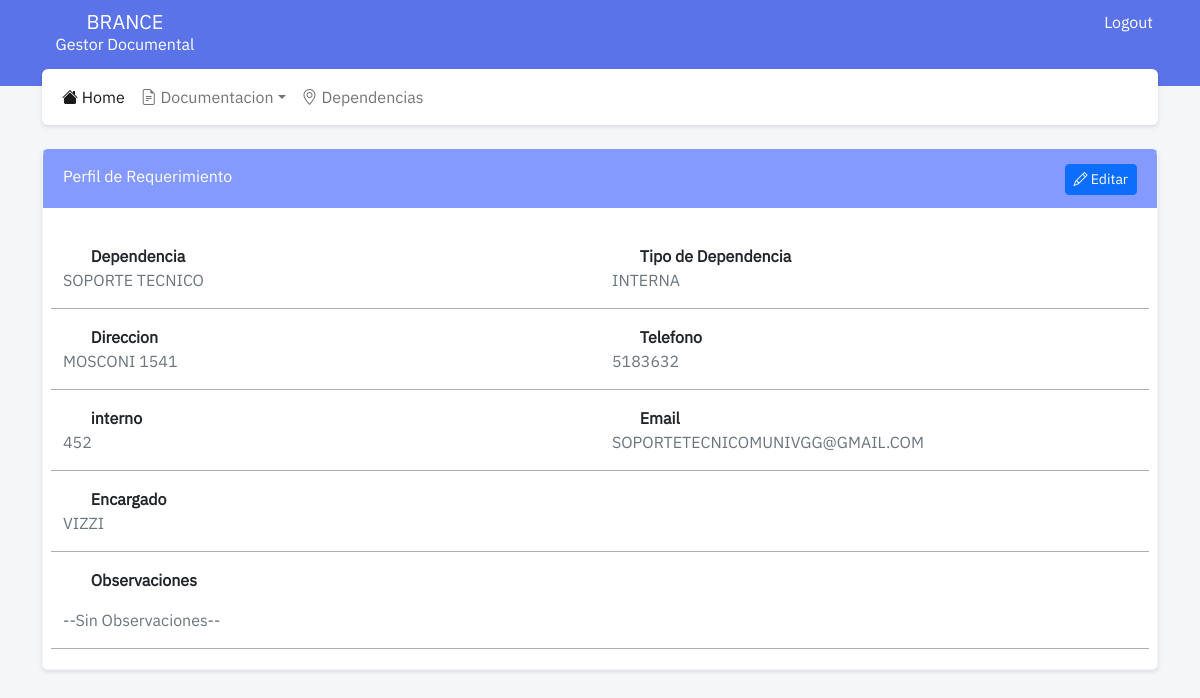
The app's page /dependencias/show/1 (signed in) with its own data.
### dependencias/models.py (models this page shows, shortened)
class Dependencia(models.Model):
    nombre = models.CharField("nombre", max_length = 100)
    direccion = models.CharField("Direccion", max_length=100, blank=True)
    telefono = models.CharField("Telefono", max_length=50, blank=True)
    interno = models.IntegerField("Interno", blank=True)
    email = models.EmailField("Email", max_length=254, blank=True)
    encargado = models.CharField("Encargado", max_length=50, blank=True)
    observaciones = models.TextField("Observaciones", blank=True)
    tipo = models.ForeignKey(TipoDependencia, related_name="tipo_dependencia", on_delete=models.RESTRICT)

class TipoDependencia(models.Model):
    tipo = models.CharField("Tipo", max_length = 50)
    def __str__(self):
        return self.tipo

### dependencias/views.py (the view)
# urls.py: path('show/<int:id>', views.show, name="dependencias_show"),
@login_required
def show(request, id=id):
    dependencia = get_object_or_404(Dependencia, pk=id)
    context = {
        'dependencia': dependencia
    }
    return render(request, 'dependencias_show.html', context)

### dependencias/templates/dependencias_show.html (shortened to what this page needs)
{% extends 'base.html' %}
{% load static %}
{% block content %}
<div class="card">
    <div class="card-header header-tematico">
        Perfil de Requerimiento
        <a class="btn btn-sm btn-primary float-end" href="{% url 'dependencias_update' dependencia.id %}"><i class="bi bi-pencil"></i> Editar</a>
    </div>
    <div class="card-body">
        <div class="row">
            <div class="col-lg-6 col-xs-12 col-show">
                <strong><box-icon name='map'></box-icon> Dependencia</strong>
                <p class="text-muted">
                    {{dependencia.nombre}}
                </p>
            </div>
            <div class="col-lg-6 col-xs-12 col-show">
                <strong><box-icon name='select-multiple'></box-icon> Tipo de Dependencia</strong>
                <p class="text-muted">
                    {{dependencia.tipo}}
                </p>
            </div>
        </div>
        <div class="row">
            <div class="col-lg-6 col-xs-12 col-show">
                <strong><box-icon name='map-alt'></box-icon> Direccion</strong>
                <p class="text-muted">
                    {{dependencia.direccion}}
                </p>
            </div>
            <div class="col-lg-6 col-xs-12 col-show">
                <strong><box-icon name='phone'></box-icon> Telefono</strong>
                <p class="text-muted">
                    {{dependencia.telefono}}
                </p>
            </div>
        </div>
        <div class="row">
            <div class="col-lg-6 col-xs-12 col-show">
                <strong><box-icon name='phone'></box-icon> interno</strong>
                <p class="text-muted">
                    {{dependencia.interno}}
                </p>
            </div>
            <div class="col-lg-6 col-xs-12 col-show">
                <strong><box-icon name='envelope' ></box-icon> Email</strong>
                <p class="text-muted">
                    {{dependencia.email}}
                </p>
            </div>
        </div>
        <div class="row">
            <div class="col-lg-12 col-show">
                <strong><box-icon name='user-circle'></box-icon> Encargado</strong>
                <p class="text-muted">
                    {{dependencia.encargado}}
                </p>
            </div>
        </div>
        <div class="row">
            <div class="col-lg-12 col-show">
                <strong><box-icon name='text'></box-icon> Observaciones</strong>
                <p class="text-muted">
                    {% if dependencia.observaciones %}
                        {{dependencia.observaciones}}
                    {% else %}
                        <p class="text-muted">
                            --Sin Observaciones--
                        </p>
                    {% endif %}
                </p>
            </div>
        </div>
    </div>
</div>
{% endblock content %}

### static/css/style.css (style rules this page uses)
:root { --radio: 0.375rem; --table-hover-bg-color: #cfe2ff; --table-hover-color: #084298; --color-tematico-principal: #859aff; --color-tematico-secundario: #5b73e8; }
html * { font-family: ibm-regular !important; }
body { background-color: #f5f6f8; }
.card { margin-bottom: 1.25rem; -webkit-box-shadow: 0 2px 4px rgba(15,34,58,.12); box-shadow: 0 2px 4px rgba(15,34,58,.12); --bs-card-spacer-y: 1.25rem; --bs-card-spacer-x: 1.25rem; --bs-card-title-spacer-y: 0.5rem; --bs-card-border-width: 1px; --bs-card-border-color: #f6f6f6; --bs-card-border-radius: 0.25rem; --bs-card-inner-border-radius: 0.25rem; --bs-card-cap-padding-y: 0.75rem; --bs-card-cap-padding-x: 1.25rem; --bs-card-cap-bg: rgba(0, 0, 0, 0.03); --bs-card-bg: #fff; --bs-card-img-overlay-padding: 1rem; --bs-card-group-margin: 0.625rem; position: relative; flex-direction: column; min-width: 0; height: var(--bs-card-height); word-wrap: break-word; background-color: var(--bs-card-bg); background-clip: border-box; border: var(--bs-card-border-width) solid var(--bs-card-border-color); border-radius: var(--radio); margin-bottom: 1.25rem; border-top: 3px solid var(--color-tematico-principal); }
.card-header { border-bottom: 1px solid var(--color-tematico-principal); }
.card-body { -webkit-box-flex: 1; -ms-flex: 1 1 auto; flex: 1 1 auto; padding: var(--bs-card-spacer-y) var(--bs-card-spacer-x); color: var(--bs-card-color); }
.header-tematico { color: white; background-color: var(--color-tematico-principal); }
.col-show { border-bottom: 1px solid #aeaeae; padding-top: 10px; }

### records on screen
Dependencia: nombre "SOPORTE TECNICO", tipo "INTERNA", direccion "MOSCONI 1541", telefono "5183632", interno "452", email "SOPORTETECNICOMUNIVGG@GMAIL.COM", encargado "VIZZI"
